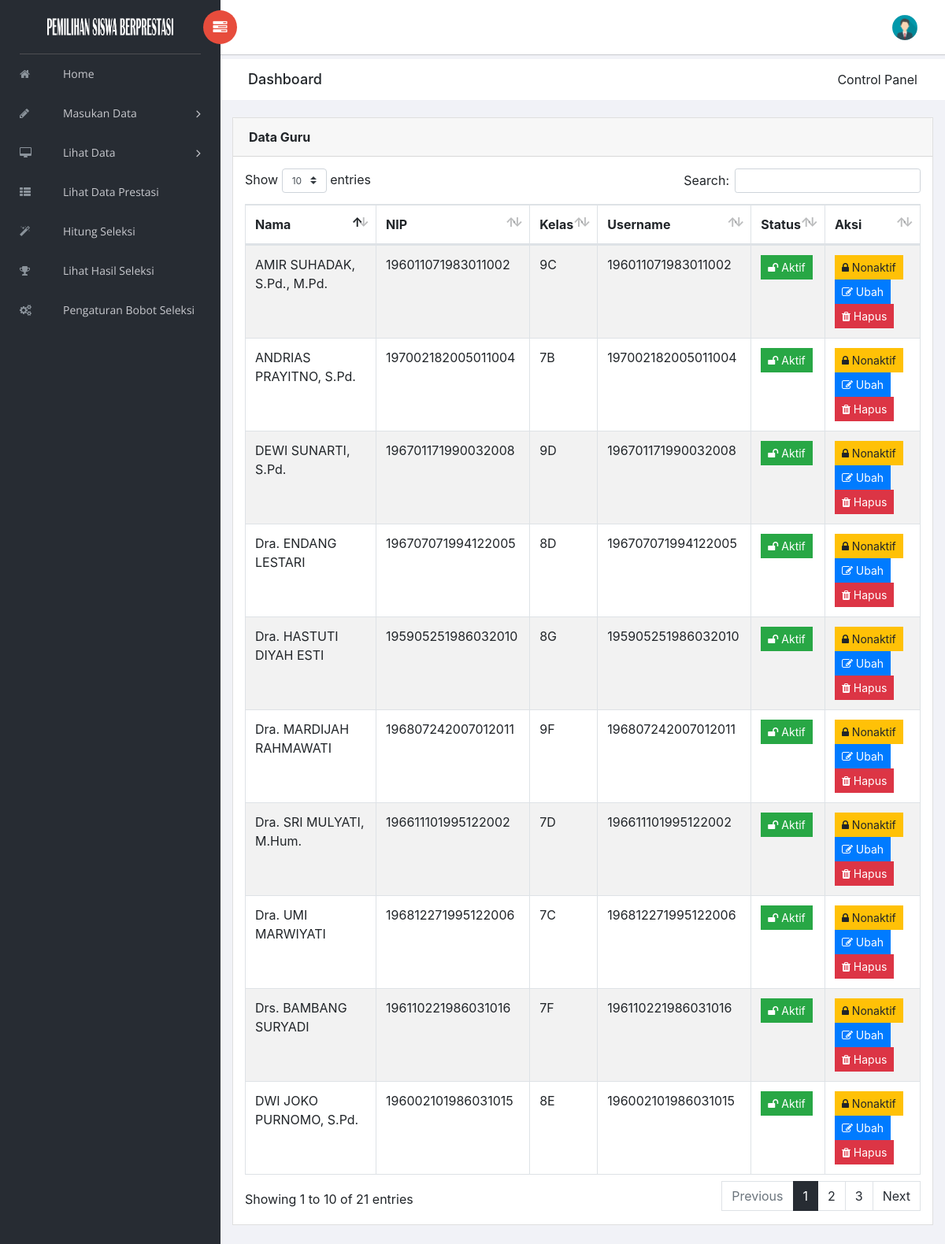
Screenshot of /index.php?page=dataGuru (signed in) with the database file from the repository.
### tables this page shows
CREATE TABLE IF NOT EXISTS `user` (
`id_user` int(255) NOT NULL,
  `username` varchar(255) NOT NULL,
  `password` varchar(255) NOT NULL,
  `status` enum('aktif','nonaktif') NOT NULL,
  `image` varchar(255) DEFAULT NULL,
  `id_level` smallint(2) NOT NULL
);

CREATE TABLE IF NOT EXISTS `guru` (
`id_guru` int(255) NOT NULL,
  `NIP` varchar(25) NOT NULL,
  `Nama` varchar(255) NOT NULL,
  `Kelas` varchar(2) NOT NULL,
  `id_user` int(255) NOT NULL
);

### index.php (called while the page is built, shortened)
<?php
    require 'views/head.php';
    require 'views/nav.php';
    require 'views/header.php';
    require 'views/footer.php';
?>

### views/dataGuru.php (the view, shortened to what this page needs)
<?php
if ($_SESSION['login'] == 1) {
?>
        <div class="content mt-3">
            <div class="animated fadeIn">
                <div class="row">
                    <div class="col-md-12">
                        <div class="card">
                            <div class="card-header">
                                <strong class="card-title">Data Guru</strong>
                            </div>
                            <div class="card-body">
                                <table id="bootstrap-data-table-export" class="table table-striped table-bordered">
                                    <thead>
                                        <tr>
                                            <th>Nama</th>
                                            <th>NIP</th>
                                            <th>Kelas</th>
                                            <th>Username</th>
                                            <th>Status</th>
                                            <th>Aksi</th>
                                        </tr>
                                    </thead>
                                    <tbody>
                                        <?php
                                        $guruQuery = mysql_query("SELECT * FROM guru");
                                        while ($guru = mysql_fetch_array($guruQuery)) {
                                        ?>
                                            <tr>
                                                <td><?php echo $guru['Nama']; ?></td>
                                                <td><?php echo $guru['NIP']; ?></td>
                                                <td><?php echo $guru['Kelas']; ?></td>
                                                <td>
                                                    <?php
                                                        $akunQuery = mysql_query("SELECT * FROM user WHERE id_user = '$guru[id_user]'");
                                                        $akun = mysql_fetch_array($akunQuery);
                                                        echo $akun['username'];
                                                    ?>
                                                </td>
                                                <td>
                                                    <?php
                                                    if ($akun['status'] == 'aktif') {
                                                    ?>
                                                        <button type="button" class="btn btn-success btn-sm"><i class="fa fa-unlock"></i>&nbsp;Aktif</button>
                                                    <?php
                                                    } else {
                                                    ?>
                                                        <button type="button" class="btn btn-warning btn-sm"><i class="fa fa-lock"></i>&nbsp;Nonaktif</button>
                                                    <?php
                                                    }
                                                    ?>
                                                </td>
                                                <td>
                                                <?php
                                                    if ($akun['status'] == 'aktif') {
                                                    ?>
                                                        <a href="systems/nonaktifGuru.php?id_user=<?php echo $akun['id_user']; ?>"><button type="button" class="btn btn-warning btn-sm"><i class="fa fa-lock"></i>&nbsp;Nonaktif</button></a>
                                                    <?php
                                                    } else {
                                                    ?>
                                                        <a href="systems/aktifGuru.php?id_user=<?php echo $akun['id_user']; ?>"><button type="button" class="btn btn-success btn-sm"><i class="fa fa-unlock"></i>&nbsp;Aktif</button></a>
                                                    <?php
                                                    }
                                                    ?>
                                                    <a href="?page=ubahGuru&id_user=<?php echo $akun['id_user']; ?>"><button type="button" class="btn btn-primary btn-sm"><i class="fa fa-pencil-square-o"></i>&nbsp;Ubah</button></a>
                                                    <a href="systems/hapusGuru.php?id_user=<?php echo $akun['id_user']; ?>" onclick="return confirm('Yakin ingin menghapus?')"><button type="button" class="btn btn-danger btn-sm"><i class="fa fa-trash"></i>&nbsp;Hapus</button></a>
                                                </td>
                                            </tr>
                                        <?php
                                        }
                                        ?>
                                    </tbody>
                                </table>
                            </div>
                        </div>
                    </div>
                </div>
            </div>
        </div>
    </div>
<?php
} else {
    include '404.php';
}
?>

### views/head.php (shortened to what this page needs)
<!doctype html>
<html class="no-js" lang="en">
<head>
    <link rel="stylesheet" href="vendors/bootstrap/dist/css/bootstrap.min.css">
    <link rel="stylesheet" href="vendors/font-awesome/css/font-awesome.min.css">
    <link rel="stylesheet" href="vendors/datatables.net-bs4/css/dataTables.bootstrap4.min.css">
    <link rel="stylesheet" href="vendors/datatables.net-buttons-bs4/css/buttons.bootstrap4.min.css">
    <link rel="stylesheet" href="assets/css/style.css">
</head>

### views/nav.php (shortened to what this page needs)
<body>
    <aside id="left-panel" class="left-panel">
        <nav class="navbar navbar-expand-sm navbar-default">
            <div class="navbar-header">
                <a class="navbar-brand" href="./"><img src="images/logo.png" alt="Logo"></a>
            </div>
            <div id="main-menu" class="main-menu collapse navbar-collapse">
                <?php
                if ($_SESSION['login'] == 1) {
                ?>
                    <ul class="nav navbar-nav">
                        <li>
                            <a href="?page=home"> <i class="menu-icon fa fa-home"></i>Home </a>
                        </li>
                        <li class="menu-item-has-children dropdown">
                            <a href="#" class="dropdown-toggle" data-toggle="dropdown" aria-haspopup="true" aria-expanded="false"> <i class="menu-icon fa fa-pencil"></i>Masukan Data</a>
                        </li>
                        <li class="menu-item-has-children dropdown">
                            <a href="#" class="dropdown-toggle" data-toggle="dropdown" aria-haspopup="true" aria-expanded="false"> <i class="menu-icon fa fa-desktop"></i>Lihat Data</a>
                        </li>
                        <li>
                            <a href="?page=dataPrestasi"> <i class="menu-icon fa fa-th-list"></i>Lihat Data Prestasi </a>
                        </li>
                        <li>
                            <a href="?page=hitungSeleksi"> <i class="menu-icon fa fa-magic"></i>Hitung Seleksi </a>
                        </li>
                        <li>
                            <a href="?page=hasil"> <i class="menu-icon fa fa-trophy"></i>Lihat Hasil Seleksi </a>
                        </li>
                        <li>
                            <a href="?page=bobot"> <i class="menu-icon fa fa-gears"></i>Pengaturan Bobot Seleksi </a>
                        </li>
                    </ul>
                <?php
                } else if ($_SESSION['login'] == 2) {
                ?>
                    <ul class="nav navbar-nav">
                        <li>
                            <a href="?page=home"> <i class="menu-icon fa fa-home"></i>Home </a>
                        </li>
                        <li>
                            <a href="?page=dataSiswa"> <i class="menu-icon fa fa-table"></i>Lihat Data Siswa </a>
                        </li>
                        <li>
                            <a href="?page=dataPrestasi"> <i class="menu-icon fa fa-th-list"></i>Lihat Data Prestasi </a>
                        </li>
                        <li>
                            <a href="?page=verifikasi"> <i class="menu-icon fa fa-check-square"></i>Verifikasi Data Prestasi </a>
                        </li>
                        <li>
                            <a href="?page=hasil"> <i class="menu-icon fa fa-trophy"></i>Lihat Hasil Seleksi </a>
                        </li>
                    </ul>
                <?php
                } else if ($_SESSION['login'] == 3) {
                ?>
                    <ul class="nav navbar-nav">
                        <li>
                            <a href="?page=home"> <i class="menu-icon fa fa-home"></i>Home </a>
                        </li>
                        <li>
                            <a href="?page=masukanPrestasi"> <i class="menu-icon fa fa-pencil"></i>Masukkan Data Prestasi </a>
                        </li>
                        <li class="menu-item-has-children dropdown">
                            <a href="#" class="dropdown-toggle" data-toggle="dropdown" aria-haspopup="true" aria-expanded="false"> <i class="menu-icon fa fa-laptop"></i>Bukti Penghargaan</a>
                            <ul class="sub-menu children dropdown-menu">
                                <li><i class="fa fa-image"></i><a href="?page=prestasiKecamatan">Tingkat Kecamatan</a></li>
                                <li><i class="fa fa-image"></i><a href="?page=prestasiKota">Tingkat Kota</a></li>
                                <li><i class="fa fa-image"></i><a href="?page=prestasiNasional">Tingkat Nasional</a></li>
                            </ul>
                        </li>
                        <li>
                            <a href="?page=perbaikanPrestasi"> <i class="menu-icon fa fa-pencil-square-o"></i>Edit Data Prestasi </a>
                        </li>
                        <li>
                            <a href="?page=dataPrestasi"> <i class="menu-icon fa fa-th-list"></i>Lihat Data Prestasi </a>
                        </li>
                        <li>
                            <a href="?page=hasil"> <i class="menu-icon fa fa-trophy"></i>Lihat Hasil Seleksi </a>
                        </li>
                    </ul>
                <?php
                } else if ($_SESSION['login'] == 4) {
                ?>
                    <ul class="nav navbar-nav">
                        <li>
                            <a href="?page=home"> <i class="menu-icon fa fa-home"></i>Home </a>
                        </li>
                        <li>
                            <a href="?page=dataPrestasi"> <i class="menu-icon fa fa-th-list"></i>Lihat Data Prestasi </a>
                        </li>
                        <li>
                            <a href="?page=prestasiBelumMasuk"> <i class="menu-icon fa fa-th-list"></i>Data Siswa Belum Masuk </a>
                        </li>
                        <li>
                            <a href="?page=prestasiBelumTerverifikasi"> <i class="menu-icon fa fa-th-list"></i>Data Siswa Belum Terverifikasi </a>
                        </li>
                        <li>
                            <a href="?page=prestasiDitolak"> <i class="menu-icon fa fa-th-list"></i>Data Siswa Ditolak </a>
                        </li>
                        <li>
                            <a href="?page=prestasiTidakCocok"> <i class="menu-icon fa fa-th-list"></i>Data Siswa Tidak Cocok </a>
                        </li>
                        <li>
                            <a href="?page=hasil"> <i class="menu-icon fa fa-trophy"></i>Lihat Hasil Seleksi </a>
                        </li>
                    </ul>
                <?php
                }
                ?>
            </div>
        </nav>
    </aside>

### views/header.php (shortened to what this page needs)
<div id="right-panel" class="right-panel">
    <header id="header" class="header">
        <div class="header-menu">
            <div class="col-sm-7">
                <a id="menuToggle" class="menutoggle pull-left"><i class="fa fa fa-tasks"></i></a>
            </div>
            <div class="col-sm-5">
                <div class="user-area dropdown float-right">
                    <a href="#" class="dropdown-toggle" data-toggle="dropdown" aria-haspopup="true" aria-expanded="false">
                        <?php
                        $image = mysql_fetch_array(mysql_query("SELECT image FROM user WHERE id_user='$_SESSION[id_user]'"));
                        if ($_SESSION['login'] == 1) {
                        ?>
                            <img class="user-avatar rounded-circle" src="images/admin/<?php echo $image['image']; ?>" alt="User Avatar">
                        <?php
                        }else if ($_SESSION['login'] == 2) {
                        ?>
                            <img class="user-avatar rounded-circle" src="images/guru/<?php echo $image['image']; ?>" alt="User Avatar">
                        <?php
                        }else if ($_SESSION['login'] == 3) {
                        ?>
                            <img class="user-avatar rounded-circle" src="images/siswa/<?php echo $image['image']; ?>" alt="User Avatar">
                        <?php
                        }else if ($_SESSION['login'] == 4) {
                        ?>
                            <img class="user-avatar rounded-circle" src="images/kepsek/<?php echo $image['image']; ?>" alt="User Avatar">
                        <?php
                        }
                        ?>
                    </a>
                </div>
            </div>
        </div>
    </header>
    <div class="breadcrumbs">
        <div class="col-sm-4">
            <div class="page-header float-left">
                <div class="page-title">
                    <h1>Dashboard</h1>
                </div>
            </div>
        </div>
        <div class="col-sm-8">
            <div class="page-header float-right">
                <div class="page-title">
                    <ol class="breadcrumb text-right">
                        <li class="active">Control Panel</li>
                    </ol>
                </div>
            </div>
        </div>
    </div>
    <?php
    if  (isset($_GET['page'])) {
        $page = $_GET['page'];
        if(file_exists('views/'.$page.'.php')){
            include 'views/'.$page.'.php';
        } else {
            include 'views/404.php';
        }
    } else {
        include 'views/home.php';
    }
    ?>

### views/footer.php (shortened to what this page needs)
</body>
</html>

### rows the page displays
user: image (picture)
guru: Nama "ANDRIAS PRAYITNO, S.Pd.", NIP "197002182005011004", Kelas "7B", id_user.username "197002182005011004"
guru: Nama "Dra. UMI MARWIYATI", NIP "196812271995122006", Kelas "7C", id_user.username "196812271995122006"
guru: Nama "Dra. SRI MULYATI, M.Hum.", NIP "196611101995122002", Kelas "7D", id_user.username "196611101995122002"
guru: Nama "Drs. BAMBANG SURYADI", NIP "196110221986031016", Kelas "7F", id_user.username "196110221986031016"
guru: Nama "Dra. ENDANG LESTARI", NIP "196707071994122005", Kelas "8D", id_user.username "196707071994122005"
guru: Nama "DWI JOKO PURNOMO, S.Pd.", NIP "196002101986031015", Kelas "8E", id_user.username "196002101986031015"
guru: Nama "Dra. HASTUTI DIYAH ESTI", NIP "195905251986032010", Kelas "8G", id_user.username "195905251986032010"
guru: Nama "AMIR SUHADAK, S.Pd., M.Pd.", NIP "196011071983011002", Kelas "9C", id_user.username "196011071983011002"
guru: Nama "DEWI SUNARTI, S.Pd.", NIP "196701171990032008", Kelas "9D", id_user.username "196701171990032008"
guru: Nama "Dra. MARDIJAH RAHMAWATI", NIP "196807242007012011", Kelas "9F", id_user.username "196807242007012011"
